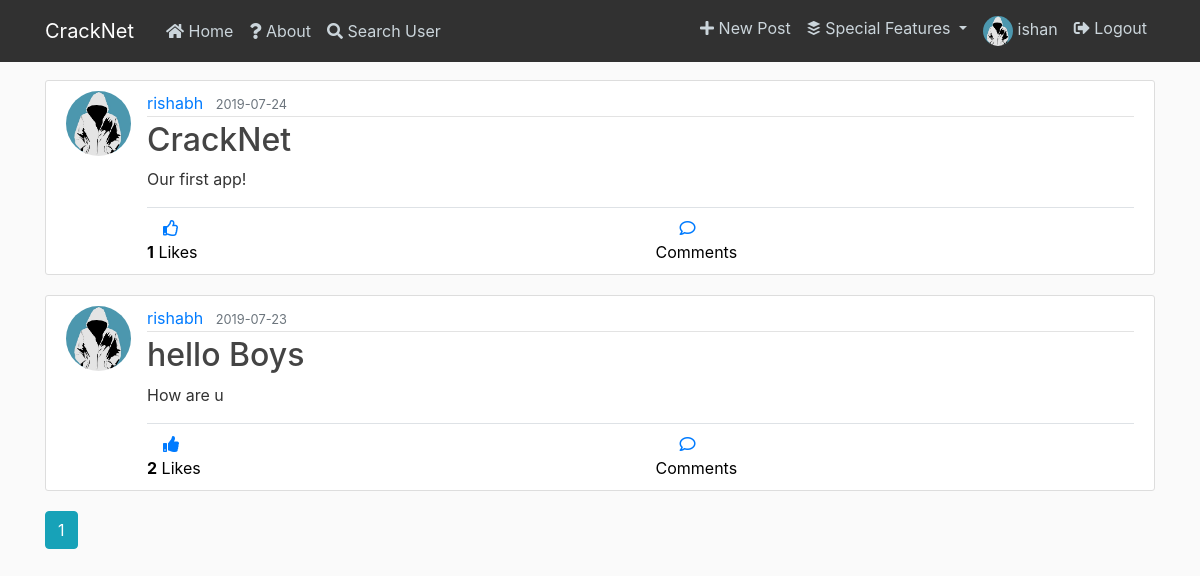
The app's page /home (signed in) with its own data.
### flaskblog/models.py (models this page shows, shortened)
class User(db.Model, UserMixin):
    id = db.Column(db.Integer, primary_key=True)
    username = db.Column(db.String(20), unique=True, nullable=False)
    email = db.Column(db.String(120), unique=True, nullable=False)
    image_file = db.Column(db.String(20), nullable=False, default='default.jpg')
    connections=db.Column(db.Integer, nullable=False, default=0)
    connected_users=db.Column(db.String(100000), default="")
    password = db.Column(db.String(60), nullable=False)
    posts = db.relationship('Post', backref='author', lazy=True)
    comments = db.relationship('Comment', backref='author', lazy=True)

class Post(db.Model):
    id = db.Column(db.Integer, primary_key=True)
    title = db.Column(db.String(100), nullable=False)
    date_posted = db.Column(db.DateTime, nullable=False, default=datetime.utcnow)
    content = db.Column(db.Text, nullable=False)
    likes = db.Column(db.Integer, nullable=False, default=0)
    liked_users = db.Column(db.String(100000),default="")
    user_id = db.Column(db.Integer, db.ForeignKey('user.id'), nullable=False)
    comments = db.relationship('Comment', backref='post', lazy=True)

### flaskblog/routes.py (the view)
@app.route("/home")
def home():
    page = request.args.get('page', 1, type=int)
    posts = Post.query.order_by(Post.date_posted.desc()).paginate(page=page, per_page=5)
    return render_template('home.html', posts=posts)

### flaskblog/models.py (called while the page is built)
@login_manager.user_loader
def load_user(user_id):
    return User.query.get(int(user_id))

### flaskblog/templates/home.html
{% extends "layout.html" %}
{% block content %}
    {% for post in posts.items %}
        <article class="media content-section">
          <img class="rounded-circle article-img" src="{{ url_for('static', filename='profile_pics/' + post.author.image_file) }}">
          <div class="media-body">
            <div class="article-metadata">
              {% if current_user.username != post.author.username %}
                <a class="mr-2" href="{{ url_for('profile', username=post.author.username) }}">{{ post.author.username }}</a>
              {% else %}
                <a class="mr-2" href="{{ url_for('account') }}">{{ post.author.username }}</a>
              {% endif %}
              <small class="text-muted">{{ post.date_posted.strftime('%Y-%m-%d') }}</small>
            </div>
            <h2><a class="article-title" href="{{ url_for('post', post_id=post.id) }}">{{ post.title }}</a></h2>
            <p class="article-content">{{ post.content }}</p>
            <div class="like-btn-box border-top pt-2">
              <div class="row">
                <div class="col">
                  {% set list1 = post.liked_users.split(' ') %}
                  {% if current_user.id in list1 |map('int') | list %}
                    <a href="{{ url_for('likes', post_id=post.id) }}"><i class="fas fa-thumbs-up ml-3"></i></a><br>
                  {% else %}
                    <a href="{{ url_for('likes', post_id=post.id) }}"><i class="far fa-thumbs-up ml-3"></i></a><br>
                  {% endif %}
                  <a class="no-color" href="{{ url_for('user_list', content='like', id=post.id) }}"><span><strong>{{post.likes}}</strong> Likes</span></a>
                </div>
                <div class="col">
                  <a class="comment" href="{{ url_for('comments', post_id=post.id) }}"><i class="far fa-comment ml-4"></i></a><br>
                  <a class="no-color" href="{{ url_for('comments', post_id=post.id) }}"><span><strong></strong> Comments</span></a>
                </div>
              </div>
            </div>
          </div>
        </article>
    {% endfor %}
    {% for page_num in posts.iter_pages(left_edge=1, right_edge=1, left_current=1, right_current=2) %}
      {% if page_num %}
        {% if posts.page == page_num %}
          <a class="btn btn-info mb-4" href="{{ url_for('home', page=page_num) }}">{{ page_num }}</a>
        {% else %}
          <a class="btn btn-outline-info mb-4" href="{{ url_for('home', page=page_num) }}">{{ page_num }}</a>
        {% endif %}
      {% else %}
        ...
      {% endif %}
    {% endfor %}
{% endblock content %}

### flaskblog/templates/layout.html (shortened to what this page needs)
<!DOCTYPE html>
<html>
<head>
    <link rel="stylesheet" href="https://maxcdn.bootstrapcdn.com/bootstrap/4.0.0/css/bootstrap.min.css">
    <link rel="stylesheet" href="https://use.fontawesome.com/releases/v5.8.2/css/all.css">
    <link rel="stylesheet" type="text/css" href="{{ url_for('static', filename='main.css') }}">
</head>
<body>
    <header class="site-header">
      <nav class="navbar navbar-expand-md navbar-dark bg-steel fixed-top">
        <div class="container">
          <a class="navbar-brand mr-4" href="/">CrackNet</a>
          <div class="collapse navbar-collapse" id="navbarToggle">
            <div class="navbar-nav mr-auto">
              <a class="nav-item nav-link" href="{{ url_for('home') }}"><i class="fas fa-home"></i> Home</a>
              <a class="nav-item nav-link" href="{{ url_for('about') }}"><i class="fas fa-question"></i> About</a>
              <a class="nav-item nav-link" data-toggle="modal" href="#SearchModal"><i class="fas fa-search"></i> Search User</a>
            </div>
            <div class="navbar-nav">
              {% if current_user.is_authenticated %}
                <a class="nav-item nav-link" href="{{ url_for('new_post') }}"><i class="fas fa-plus"></i> New Post</a>
                <li class="nav-item dropdown">
                  <a class="nav-link dropdown-toggle" href="#" id="navbarDropdown" role="button" data-toggle="dropdown" aria-haspopup="true" aria-expanded="false">
                    <i class="fab fa-buffer"></i> Special Features
                  </a>
                </li>
                <a class="nav-item nav-link" href="{{ url_for('account') }}"><img class="acc-nav-img" src="{{ url_for('static', filename='profile_pics/' + current_user.image_file) }}">  {{current_user.username}}</a>
                <a class="nav-item nav-link" href="{{ url_for('logout') }}"><i class="fas fa-sign-out-alt"></i> Logout</a>
              {% else %}
                <a class="nav-item nav-link" href="{{ url_for('login') }}"><i class="fas fa-sign-in-alt"></i> Login</a>
                <a class="nav-item nav-link" href="{{ url_for('register') }}"><i class="fas fa-user-plus"></i> Register</a>
              {% endif %}
            </div>
          </div>
        </div>
      </nav>
    </header>
    <main role="main" class="container">
      <div class="row">
        <div class="col-md-12">
          {% block content %}{% endblock %}
        </div>
      </div>
    </main>
</body>
</html>

### flaskblog/static/main.css (style rules this page uses)
body { background: #fafafa; color: #333333; margin-top: 5rem; }
h1, h2, h3, h4, h5, h6 { color: #444444; }
.bg-steel { background-color: #313131; }
.site-header .navbar-nav .nav-link { color: #cbd5db; }
.content-section { background: #ffffff; padding: 10px 20px; border: 1px solid #dddddd; border-radius: 3px; margin-bottom: 20px; }
.article-title { color: #444444; }
.article-content { white-space: pre-line; }
.article-img { height: 65px; width: 65px; margin-right: 16px; }
.article-metadata { padding-bottom: 1px; margin-bottom: 4px; border-bottom: 1px solid #e3e3e3 }
.acc-nav-img { border-radius:50%; height:30px; width:30px; }
a.no-color { color:black; }

### records on screen
User: image_file (placeholder picture), username "ishan"
Post: image_file (placeholder picture), author.username "rishabh", date_posted "2019-07-24", title "CrackNet", content "Our first app!", likes "1"
Post: image_file (placeholder picture), author.username "rishabh", date_posted "2019-07-23", title "hello Boys", content "How are u", likes "2"

### other values on screen
{{ page_num }} "1"
